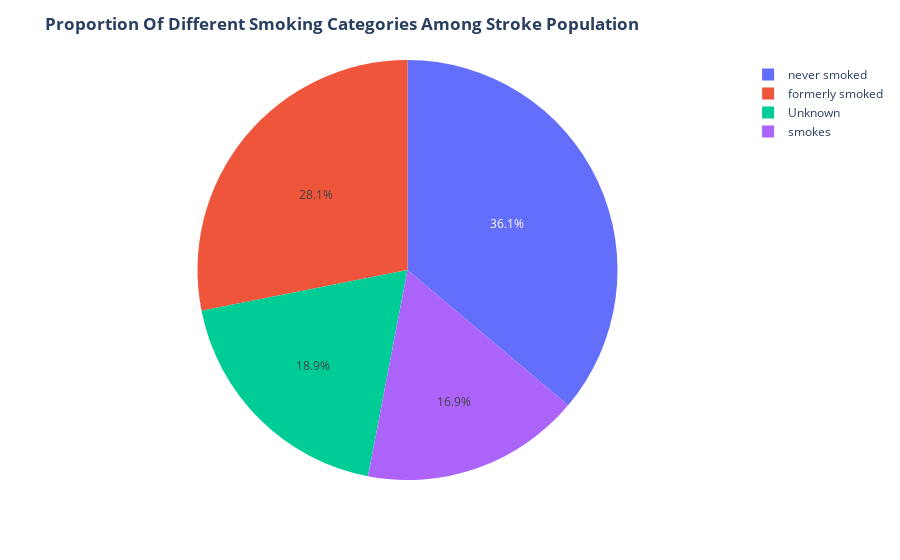

The notebook cell saved with this chart:
### Markdown cell above
Seems that the marriage status and the residence type are distributed in a way that doesn't tell much confounding about stroke-positive individuals, the residence type is close to a uniform distribution and the marriage status is almost completely dominated by one of the values.

### Code cell
fig = ex.pie(stroke_population,names='smoking_status')
fig.update_layout(title='<b>Proportion Of Different Smoking Categories Among Stroke Population<b>')
fig.show()

### Figure 1 — Plotly figure (JSON) as saved in the notebook; plotly's stock layout.template omitted (floating-point values rounded to 4 significant figures; data arrays with more than 128 entries replaced by an {"elided": "..."} marker saying what was removed)
{"data": [{"domain": {"x": [0, 1], "y": [0, 1]}, "hovertemplate": "smoking_status=%{label}<extra></extra>", "labels": {"elided": "249 str values"}, "legendgroup": "", "name": "", "showlegend": true, "type": "pie"}], "layout": {"autosize": true, "legend": {"tracegroupgap": 0}, "margin": {"t": 60}, "title": {"text": "<b>Proportion Of Different Smoking Categories Among Stroke Population<b>"}}}
